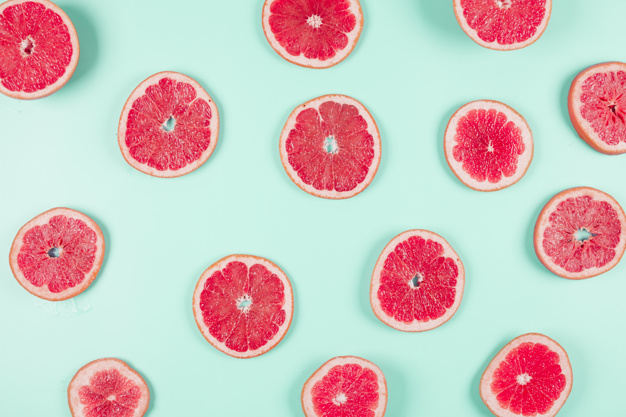
#> input picture Image Processing with Python/1- Image Processing/images/toronjas.jpg, 626 x 417 px
$ jupyter execute --allow-errors chapter_4.ipynb   (older library calls are emulated)
#> lines starting #> are read from the running program, lines starting #| are printed output that depends on the picture; after the words box and inside, x2 and y2 are one past the last pixel; in counts of white or black regions, pixels touching at a corner belong together
# Chapter 4
- Edge Detection (Canny)
- Face Detection (Cascade)

[cell 1]
import numpy as np
import skimage
from skimage.io import imread
import matplotlib.pyplot as plt
from skimage import color

[cell 2]
def show_image(image, title='Image', cmap_type='gray'):
    plt.clf()
    plt.figure()
    plt.imshow(image, cmap= cmap_type)
    plt.title(title)
    plt.axis('off')
    plt.show()

[cell 3]
def show_image_with_corners(image, coords, title="Corners detected"):
    plt.imshow(image, interpolation='nearest', cmap='gray')
    plt.title(title)
    plt.plot(coords[:, 1], coords[:, 0], '+r', markersize=15)
    plt.axis('off')
    plt.show()

[cell 4]
# Import the canny edge detector
from skimage.feature import canny

# load fruit image
grapefruit = imread('images/toronjas.jpg')
#> grapefruit is the input picture: shape (417, 626, 3); mean R, G, B 207.6, 192.7, 189.7

# Convert image to grayscale
grapefruit = color.rgb2gray(grapefruit)
#> grapefruit: shape (417, 626) float64

# Apply canny edge detector
canny_edges = canny(grapefruit)
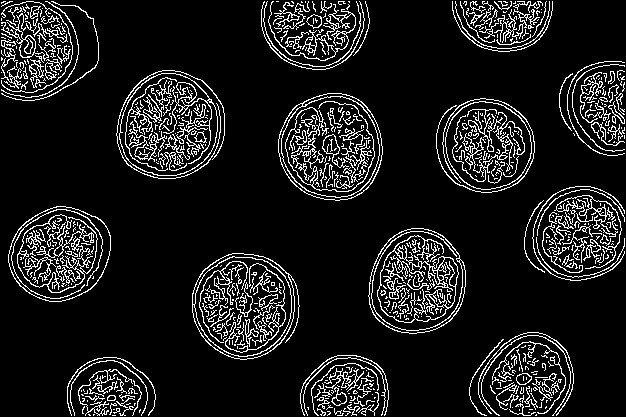
#> canny_edges: shape (417, 626) bool; 10.8% white in thin lines or dots

# Show resulting image
show_image(canny_edges, "Edges with Canny")

[cell 5]
# Apply canny edge detector with a sigma of 1.8
edges_1_8 = canny(grapefruit, sigma=1.8)
#> edges_1_8: shape (417, 626) bool; 5.9% white in thin lines or dots

# Apply canny edge detector with a sigma of 2.2
edges_2_2 = canny(grapefruit, sigma=2.2)
#> edges_2_2: shape (417, 626) bool; 4% white in thin lines or dots

# Show resulting images
show_image(edges_1_8, "Sigma of 1.8")
show_image(edges_2_2, "Sigma of 2.2")

[cell 6]
# Import the corner detector related functions and module
from skimage.feature import corner_harris, corner_peaks

building_image = imread('images/corners_building_top.jpg')
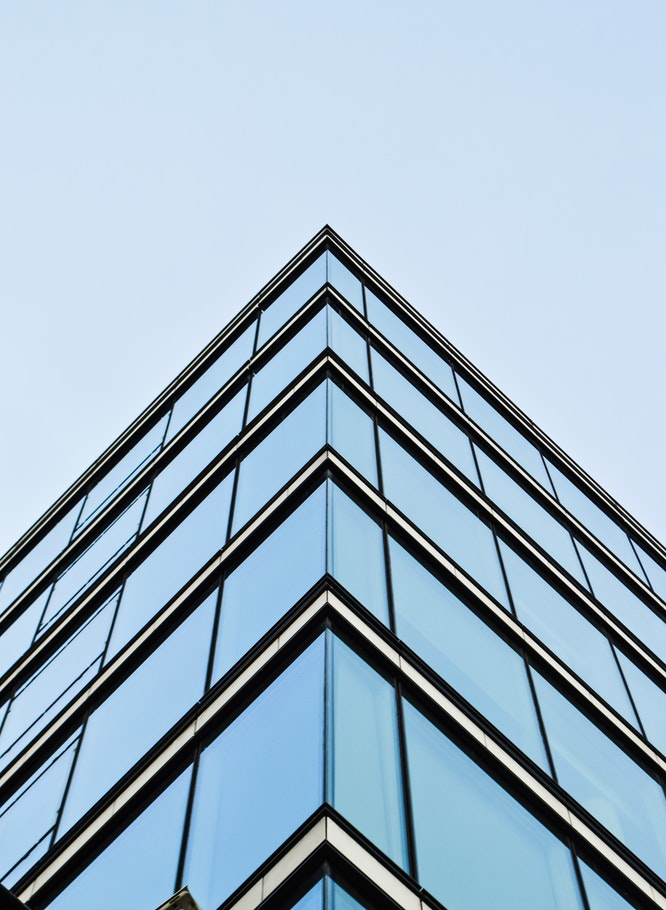
#> input picture Image Processing with Python/1- Image Processing/images/corners_building_top.jpg, 666 x 910 px
#> building_image is the input picture: shape (910, 666, 3); mean R, G, B 158, 180.2, 198

# Convert image from RGB-3 to grayscale
building_image_gray = color.rgb2gray(building_image)

# Apply the detector  to measure the possible corners
measure_image = corner_harris(building_image_gray)
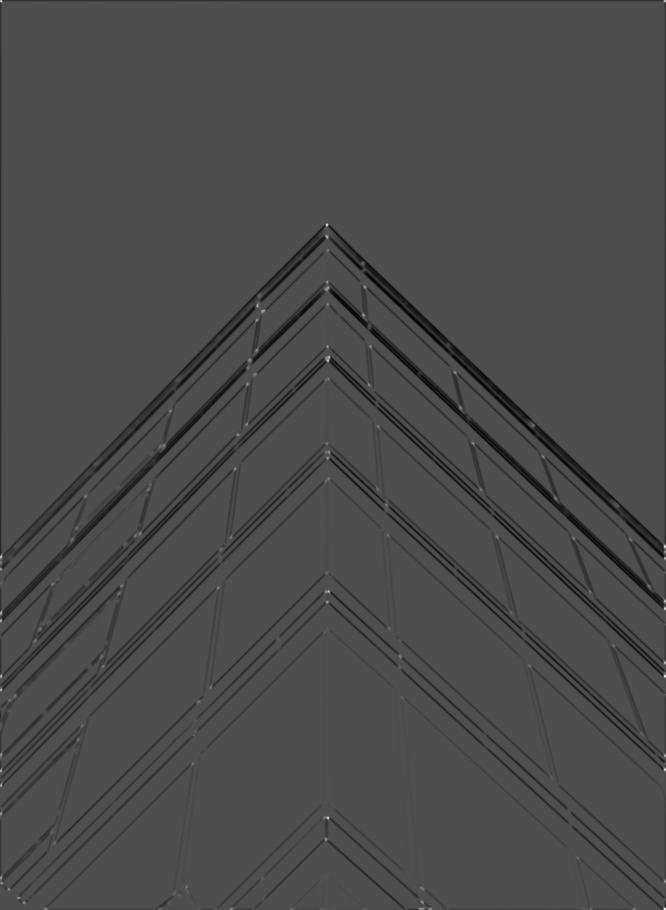
#> measure_image: shape (910, 666) float64; min -2.92, max 6.58, mean -0.11; drawn with min black and max white

# Find the peaks of the corners using the Harris detector
coords = corner_peaks(measure_image, min_distance=2)
#> coords = 10786 pairs, first value 4 to 906, second value 4 to 662

# Show original and resulting image with corners detected
show_image(building_image, "Original")
show_image_with_corners(building_image, coords)

#> (a cell that did not finish here is left out)

[cell 8]
# from skimage.feature import
from matplotlib.patches import Rectangle
def show_detected_face(result, detected, title="Face image"):
    plt.imshow(result)
    img_desc = plt.gca()
    plt.set_cmap('gray')
    plt.title(title)
    plt.axis('off')
    for patch in detected:
        img_desc.add_patch(
              Rectangle(
            (patch['c'], patch['r']),
            patch['width'],
            patch['height'],
            fill=False,color='r',linewidth=2)
        )
    plt.show()

[cell 9]
from skimage.feature import Cascade
# Load the trained file from data
trained_file = skimage.data.lbp_frontal_face_cascade_filename()

night_image = imread('images/night_image.jpg')
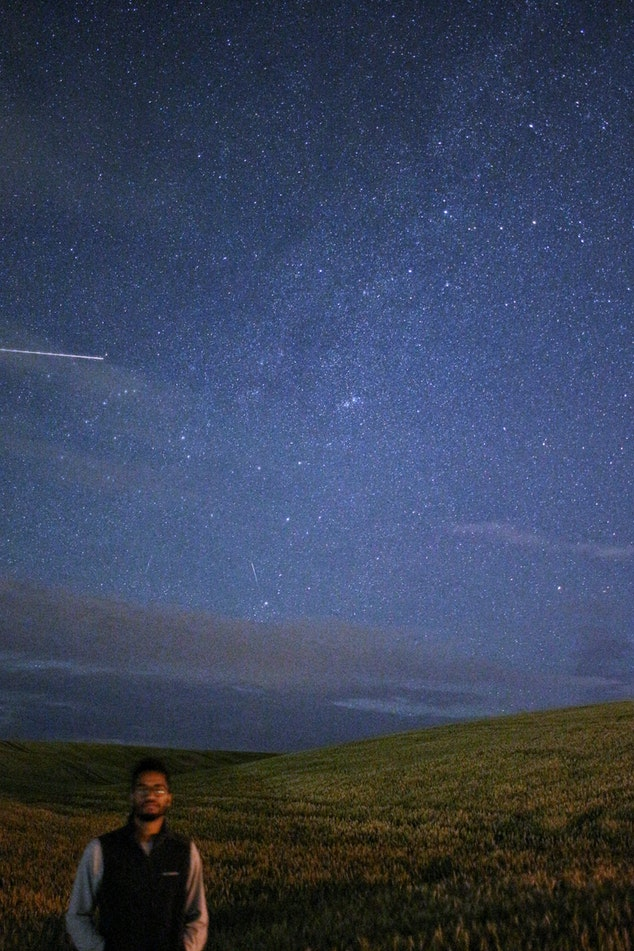
#> input picture Image Processing with Python/1- Image Processing/images/night_image.jpg, 634 x 951 px
#> night_image is the input picture: shape (951, 634, 3); mean R, G, B 56.8, 66.8, 89.9

# Initialize the detector cascade
detector = Cascade(trained_file)

# Detect faces with min and max size of searching window
detected = detector.detect_multi_scale(img = night_image,
                                       scale_factor=1.2,
                                       step_ratio=1,
                                       min_size=(10,10),
                                       max_size=(200,200))
#> detected = 1 item

# Show the detected faces
show_detected_face(night_image, detected)
#> the loop in show_detected_face, `for patch in detected:` made 1 pass
#> patch on pass 1: {'r': 773, 'c': 129, 'width': 43, 'height': 43}

[cell 10]
from skimage import data
friends_image = imread('images/friends.jpg')
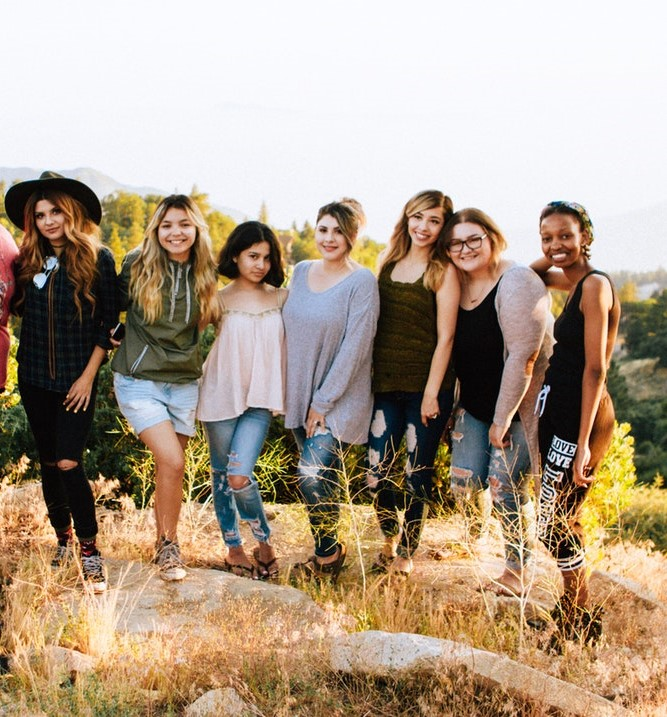
#> input picture Image Processing with Python/1- Image Processing/images/friends.jpg, 667 x 717 px
#> friends_image is the input picture: shape (717, 667, 3); mean R, G, B 175.1, 157.4, 137.9

# Load the trained file from data
trained_file = data.lbp_frontal_face_cascade_filename()

# Initialize the detector cascade
detector = Cascade(trained_file)

# Detect faces with scale factor to 1.2 and step ratio to 1
detected = detector.detect_multi_scale(img=friends_image,
                                       scale_factor=1.2,
                                       step_ratio=1,
                                       min_size=(10, 10),
                                       max_size=(200, 200))
#> detected = 7 items
# Show the detected faces
show_detected_face(friends_image, detected)
#> the loop in show_detected_face (call 2), `for patch in detected:` made 7 passes
#> patch on passes 1 to 7: {'r': 202, 'c': 31, 'width': 35, 'height': 35}, {'r': 217, 'c': 309, 'width': 39, 'height': 39}, {'r': 202, 'c': 402, 'width': 45, 'height': 45}, {'r': 206, 'c': 151, 'width': 49, 'height': 49}, {'r': 219, 'c': 533, 'width': 48, 'height': 48}, {'r': 218, 'c': 440, 'width': 52, 'height': 52}, {'r': 241, 'c': 237, 'width': 42, 'height': 42}

[cell 11]
# Import the slic function from segmentation module
from skimage.segmentation import slic

# Import the label2rgb function from color module
from skimage.color import label2rgb

# load face image
profile_image = imread('images/profile.jpg')
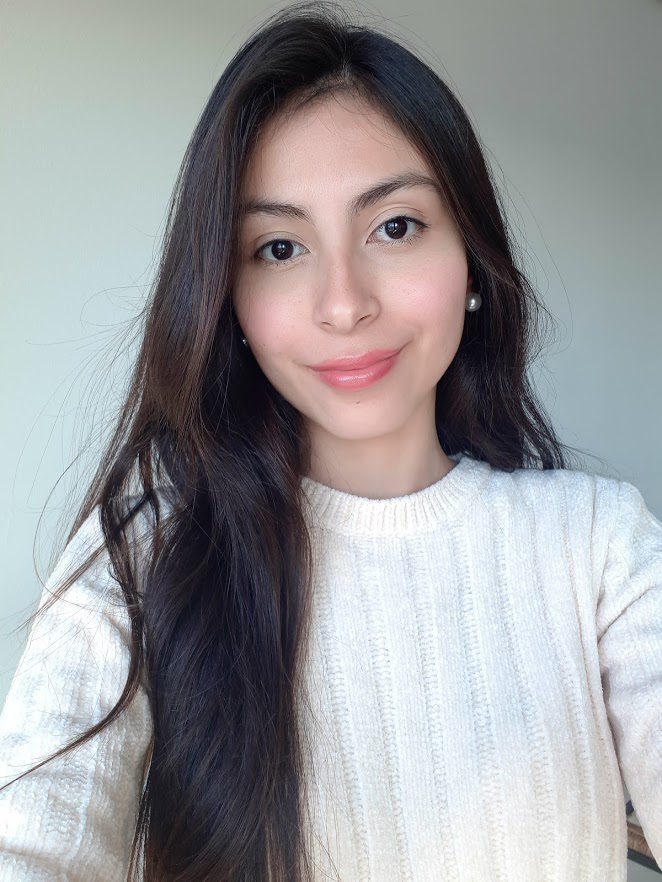
#> input picture Image Processing with Python/1- Image Processing/images/profile.jpg, 662 x 882 px
#> profile_image is the input picture: shape (882, 662, 3); mean R, G, B 153.6, 153.9, 156
# Obtain the segmentation with default 100 regions
segments = slic(profile_image, n_segments=100)
#> segments: shape (882, 662) int64; 84 distinct labels, from 1 to 84

# Obtain segmented image using label2rgb
segmented_image = label2rgb(segments, profile_image, kind='avg')

# Detect the faces with multi scale method
detected = detector.detect_multi_scale(img=segmented_image,
                                       scale_factor=1.2,
                                       step_ratio=1,
                                       min_size=(10, 10), max_size=(1000, 1000))
#> detected = 1 item

# Show the detected faces
show_detected_face(segmented_image, detected)

[cell 12]
def getFace(d,image):
    ''' Extracts the face rectangle from the image using the
    coordinates of the detected.'''
    # X and Y starting points of the face rectangle
    x, y = d['r'], d['c']
    # The width and height of the face rectangle
    width, height = d['r'] + d['width'],d['c'] + d['height']
    # Extract the detected face
    face= image[x:width, y:height]
    return face

[cell 13]
def mergeBlurryFace(original, gaussian_image):
    # X and Y starting points of the face rectangle
    x, y = d['r'], d['c']
    # The width and height of the face rectangle
    width, height = d['r'] + d['width'], d['c'] + d['height']
    original[ x:width, y:height] = gaussian_image
    return original

[cell 14]
from skimage.filters import gaussian
group_image = imread('images/group_image.jpg')
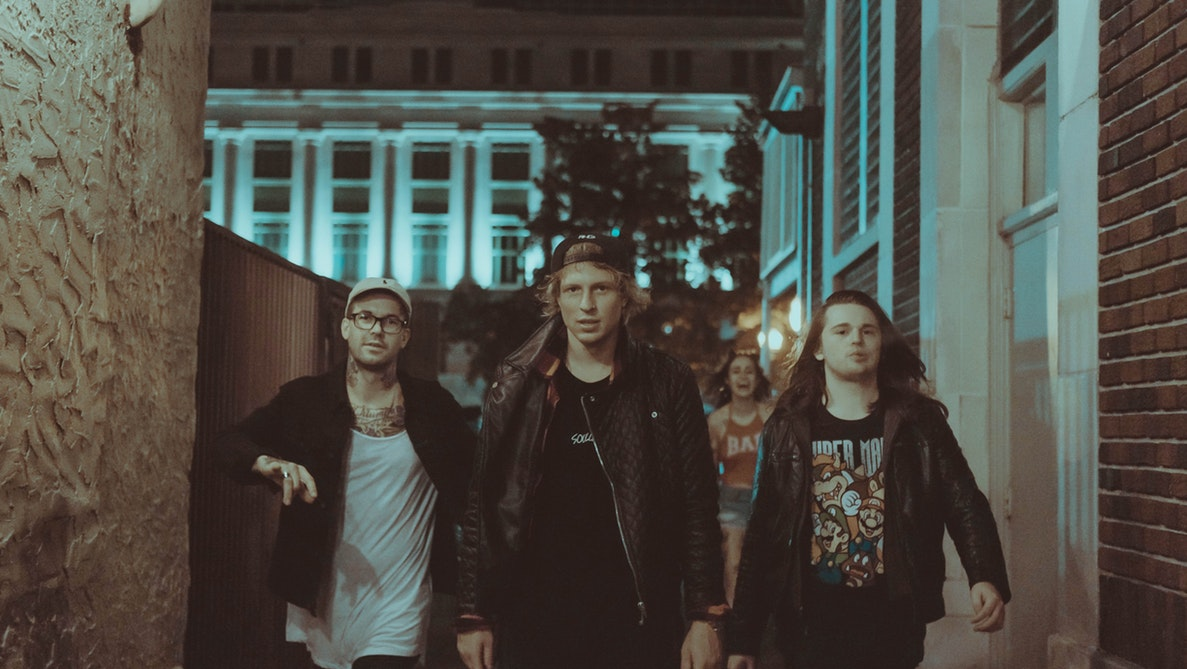
#> input picture Image Processing with Python/1- Image Processing/images/group_image.jpg, 1187 x 669 px
#> group_image is the input picture: shape (669, 1187, 3); mean R, G, B 78.2, 76.4, 69.4
# Detect the faces
detected = detector.detect_multi_scale(img=group_image,
                    scale_factor=1.2, step_ratio=1,
                    min_size=(10,10), max_size=(100, 100))
#> detected = 5 items
# For each detected face
for d in detected:
    # Obtain the face rectangle from detected coordinates
    face = getFace(d,group_image)

    # Apply gaussian filter to extracted face
    blurred_face = gaussian(face, multichannel=True, sigma = 8)

    # Merge this blurry face to our final image and show it
    resulting_image = mergeBlurryFace(group_image, blurred_face)
#> this loop made 5 passes
#> d on passes 1 to 5: {'r': 263, 'c': 681, 'width': 26, 'height': 26}, {'r': 308, 'c': 827, 'width': 61, 'height': 61}, {'r': 296, 'c': 348, 'width': 65, 'height': 65}, {'r': 358, 'c': 725, 'width': 36, 'height': 36}, {'r': 263, 'c': 551, 'width': 71, 'height': 71}
#> face: shape (71, 71, 3); every value is 0
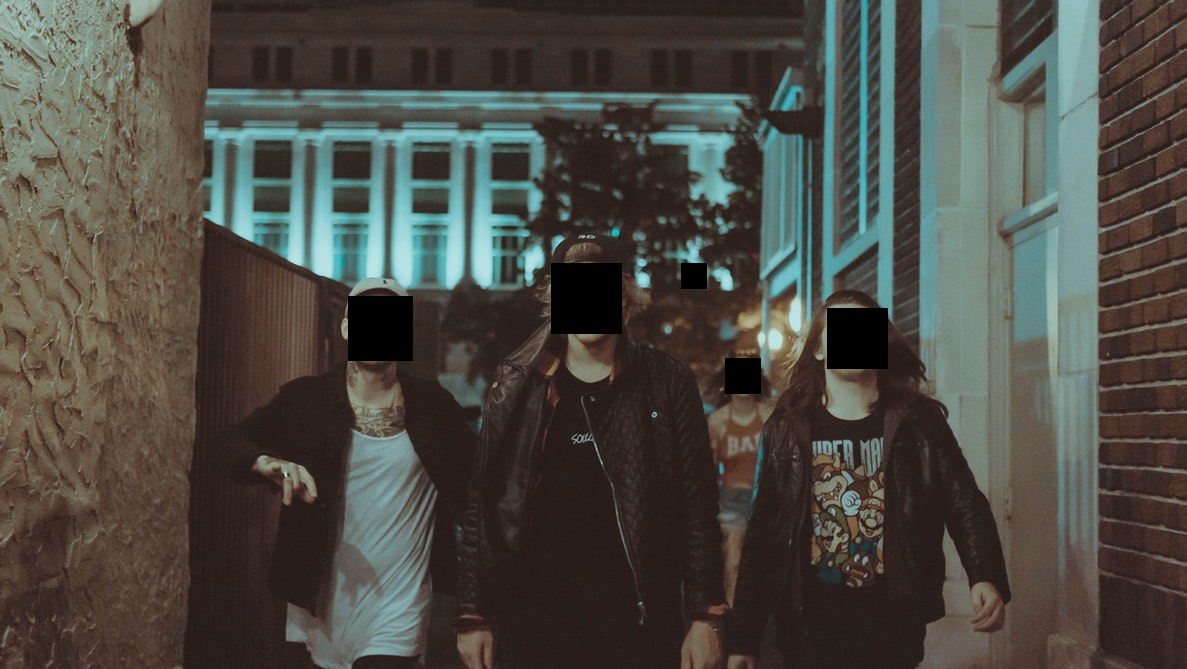
#> group_image: shape (669, 1187, 3); 1.88% of pixels changed, all inside (x1, y1, x2, y2) = (348, 263, 888, 394)
show_image(resulting_image, "Blurred faces")
